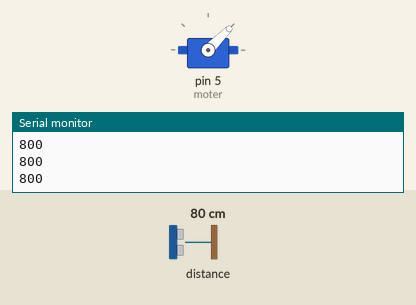
Recording of a sketch running on a simulated Arduino Uno, built with avr-gcc and run on an emulated ATmega328P. Shown: servo, the last lines printed to the serial monitor. The test bench sets the inputs (shaded band); at power-on: distance to the obstacle 80 cm.

Above: at 1.2 s.
1.3 s: distance to the obstacle set to 120 cm
At 2.2 s:
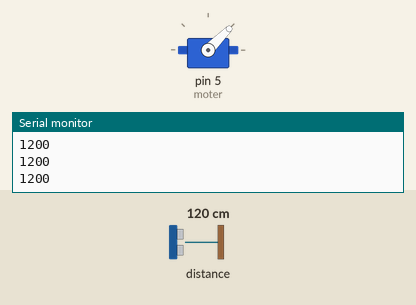
Timing chart, 0 to 56.8 s (numbered marks = the images above; inputs shaded):
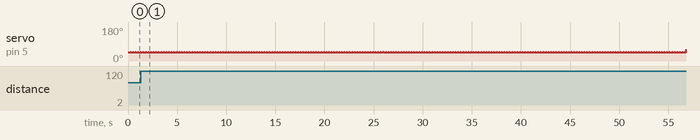

Measured:
- by itself, servo on pin 5 (moter): repeats every 0.04 s: 45° 0.03 s, 49° 0.01 s

The sketch:

fin_test_3.ino
```cpp
#include <Servo.h>
#include <Wire.h>
#include <VL53L0X.h>
#include <IRremote.h>

int remote = 7;
int moter = 5;
int LENGTH = 150;     // 원하는 높이
int MAXA = 60;        // 원하는 최대 각도
int AVERAGE_COUNT = 3;    // 평균을 내기 위해 모으는 값
void make_average();
void moving(int first, int second, int third);

VL53L0X sensor;
Servo servo;
IRrecv irrecv(remote);
decode_results results;


void setup()
{
  servo.attach(moter);
  irrecv.enableIRIn();

  pinMode(moter, OUTPUT);
  pinMode(remote, INPUT);

  sensor.init();
  Serial.begin(9600);
  Wire.begin();

  // -------------------- lazer sensor -------------------------
  sensor.setTimeout(500);
  if (!sensor.init())
  {
    Serial.println("Failed to detect and initialize sensor!");
    while (1) {}
  }

  #if defined LONG_RANGE
    // lower the return signal rate limit (default is 0.25 MCPS)
    sensor.setSignalRateLimit(0.1);
    // increase laser pulse periods (defaults are 14 and 10 PCLKs)
    sensor.setVcselPulsePeriod(VL53L0X::VcselPeriodPreRange, 18);
    sensor.setVcselPulsePeriod(VL53L0X::VcselPeriodFinalRange, 14);
  #endif

  #if defined HIGH_SPEED
    // reduce timing budget to 20 ms (default is about 33 ms)
    sensor.setMeasurementTimingBudget(20000);
  #elif defined HIGH_ACCURACY
    // increase timing budget to 200 ms
    sensor.setMeasurementTimingBudget(200000);
  #endif
  // ------------------------------------------------------------
}

void loop()
{
  // -------------------- 변수 ----------------------------------

int angle = 0, al = 0, T = 0;      // angle은 모터 각도, al은 average length, T는 주기
int k = 0, i= 1, j = 1, t = 1;    // l, i, j, t는 숫자 카운팅 변수
int aver, summm = 0;              // summ은 지금의 높이의 합, aver는 지금의 3개의 값의 평균
int average[1000] = {0, };        // 평균값 집합
int min_mm[1000] = {0, };         // 평균값 중 조건에 맞는 값 집합
int timeval[100];                 // min_mm의 시간

extern volatile unsigned long timer0_millis; //타이머변수

unsigned long tim = 0;            // 타이머 변수 2
unsigned long pre = 0;            // 타이머 변수3
  // ------------------------------------------------------------

  make_average();  // 주기를 만드는 함수


  servo.write(45);
  Serial.print(sensor.readRangeSingleMillimeters());
  if (sensor.timeoutOccurred()) {
    Serial.print(" TIMEOUT");
  }
  Serial.println();
  if( al < LENGTH )   // al은 바닥까지의 average length
  {
     moving(0.25, 0.25, 0.25);      // moving이라는 함수 실행
  /*   if (irrecv.decode(&results)){  // 적외선 리모컨의 신호를 받을 때
       switch (results.value) {
         case FFC23D:  // 시작 버튼을 눌렀을 때
           a = ;
           b = ;
           c = ;
           moving(a, b, c);
           break;
       }
     }*/
  }
}

  // -------------- 그네를 형식에 맞춰서 움직이는 함수 ---------------
void moving(int first, int second, int third)
{

    // -------------------- 변수 ----------------------------------

int angle = 0, al = 0, T = 0;      // angle은 모터 각도, al은 average length, T는 주기
int k = 0, i= 1, j = 1, t = 1;    // l, i, j, t는 숫자 카운팅 변수
int aver, summm = 0;              // summ은 지금의 높이의 합, aver는 지금의 3개의 값의 평균
int average[1000] = {0, };        // 평균값 집합
int min_mm[1000] = {0, };         // 평균값 중 조건에 맞는 값 집합
int timeval[100];                 // min_mm의 시간

extern volatile unsigned long timer0_millis; //타이머변수

unsigned long tim = 0;            // 타이머 변수 2
unsigned long pre = 0;            // 타이머 변수3
  // ------------------------------------------------------------

  int q = T * first;
  int w = T * second;
  int e = T * third;
  int r = T - (first + second + third);

  for (angle = MAXA; angle > 0; angle--)
  {
    servo.write(angle);    //angle(각도)값으로 서보모터 제어
    delay(q * 0.1);                    //delay로 각도의 변화 속도를 조절 (0.1초 단위)
  }
  delay(w * 0.001);
  for (angle = 0; angle < MAXA; angle++)
  {
    servo.write(angle);    //angle(각도)값으로 서보모터 제어
    delay(e * 0.1);                    //delay로 각도의 변화 속도를 조절 (0.1초 단위)
  }
  delay(r * 0.001);
}
  // ------------------------------------------------------------


  // ------------------- 주기를 만드는 함수 ----------------------
void make_average()
{

    // -------------------- 변수 ----------------------------------

int angle = 0, al = 0, T = 0;      // angle은 모터 각도, al은 average length, T는 주기
int k = 0, i= 1, j = 1, t = 1;    // l, i, j, t는 숫자 카운팅 변수
int aver, summm = 0;              // summ은 지금의 높이의 합, aver는 지금의 3개의 값의 평균
int average[1000] = {0, };        // 평균값 집합
int min_mm[1000] = {0, };         // 평균값 중 조건에 맞는 값 집합
int timeval[100];                 // min_mm의 시간

extern volatile unsigned long timer0_millis; //타이머변수

unsigned long tim = 0;            // 타이머 변수 2
unsigned long pre = 0;            // 타이머 변수3
  // ------------------------------------------------------------
  while(T != 0)
  {
    summm = 0;
    k = 1;
    summm += sensor.readRangeSingleMillimeters();
    k++;
    aver = 0;
    if( k == AVERAGE_COUNT )
    {
      aver = summm/AVERAGE_COUNT;
      summm = 0;
      k = 0;

      average[i] = aver;

      i++;
    }

    if(average[j] <=average[j+1]  && average[j] <= average[j-1] && average[j-1] != 0 && average[j] != 0 && average[j+1] != 0)
    {
      if(t==1)
      {
        timer0_millis=0;
        pre=0;
      }
      timeval[t] = timer0_millis;
      t++;
    }
    T = timeval[10] - timeval[8];     // 혹시 모를 잘못된 값이 timeval 함수에 들어갈 것을 대비해서 주기 설정
  }
}
  // ------------------------------------------------------------
```
